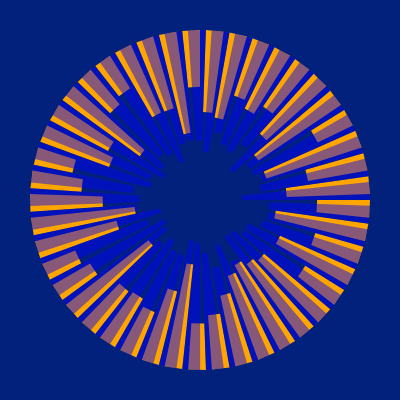
Frame 1 (no input)
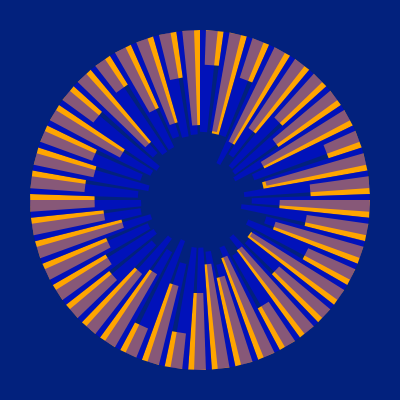
Frame 2 (the mouse pressed at the canvas centre, redrawn once)

The p5.js sketch that drew these frames (run headless with seeded random() and noise() and a simulated clock; the mouse was pressed at the canvas centre and the sketch redrawn once):

// p5.js sketch
// ── sketch.js
function setup() {
  createCanvas(400, 400);
  angleMode(DEGREES);
  noLoop()
}

function draw() {
  background("#02217d");
  noStroke()
  translate(width / 2, height / 2);
  push()
  fill('orange')
  wheel(8,170, 60,140)
  pop()
  
  push()
  rotate(random(30))
  fill(0,0,255,120)
  wheel(8,170,40, 70)
  pop()
  
}

function wheel(slice,outerR, innerR1,innerR2){

  for (j = 0; j < 360; j += slice) {
  let innerRad = random(innerR1,innerR2)
    x = outerR * cos(j);
    y = outerR * sin(j);
    x2 = outerR * cos(j + (slice-2));
    y2 = outerR * sin(j + (slice-2));
    x3 = innerRad * cos(j);
    y3 = innerRad * sin(j);
    x4 = innerRad * cos(j + (slice-2));
    y4 = innerRad * sin(j + (slice-2));
    beginShape()
    vertex(x, y)
    vertex(x2, y2);
    vertex(x4, y4)
    vertex(x3, y3);
    endShape()
  }
}
